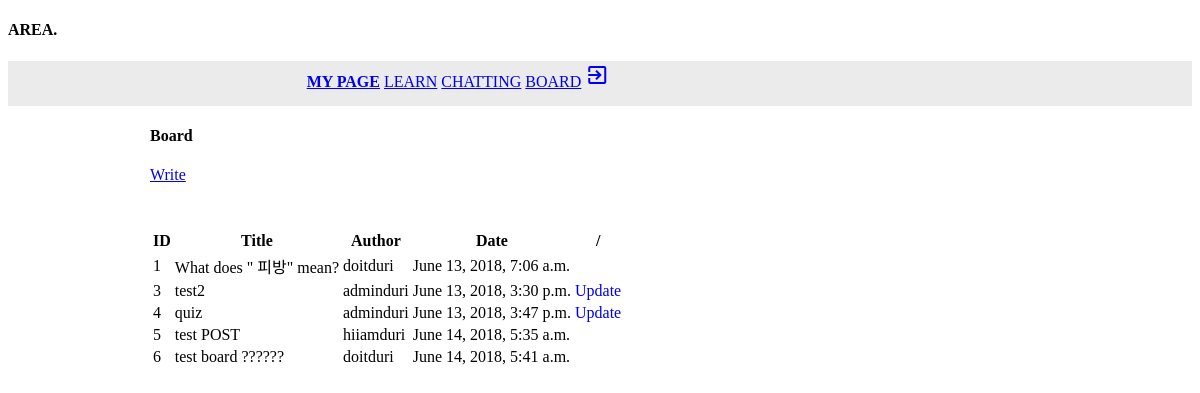
The page /board/ (signed in) on the database its author committed.
### board/models.py (models this page shows)
class Board(models.Model):
    title = models.CharField(max_length=50)
    content = models.TextField()
    date = models.DateTimeField(default=timezone.now)
    user_id = models.ForeignKey(User, on_delete = models.CASCADE)

### board/views.py (the view)
# urls.py: path('', views.index, name = 'list_board'),
def index(request):
    boards = Board.objects.all()
    return render(request, "board/board_index.html", {'boards' : boards})

### templates/board/board_index.html (shortened to what this page needs)
{% extends "base.html" %}
{% block content %}
  {% load staticfiles %}
        <main class="mdl-layout__content">
            <div class="mdl-grid portfolio-max-width">
             <div class="mdl-card mdl-cell mdl-cell--12-col ">
              <div class="mdl-card__supporting-text">
                <h4>Board</h4>
                  <a href="{%url 'create_board'%}" class="mdl-button mdl-js-button mdl-button--raised mdl-button--accent">Write</a>
                  <table style="margin: 5% 0; "class="mdl-data-table mdl-js-data-table mdl-cell--12-col">
                      <thead>
                        <tr>
                          <th  class="mdl-data-table__cell--non-numeric">ID</th>
                          <th>Title</th>
                          <th>Author</th>
                          <th>Date</th>
                          <th>/</th>
                        </tr>
                      </thead>
                      <tbody>
                      {% for b in boards%}
                       <tr style="cursor:pointer;" onClick="location.href='{% url 'show_board' b.id %}'" >
                        <td class="mdl-data-table__cell--non-numeric"> {{ b.id }} </td>
                        <td > {{ b.title }}</td>
                        <td> {{ b.user_id }}</td>
                        <td> {{ b.date }}</td>
                        <td>{% if b.user_id == request.user %}
                             <a style="text-decoration: none;"class="mdl-button--accent" href ="{%url 'update_board' b.id %}" >Update  </a>
                            {% endif %}
                        </td>
                        </a></tr>
                      {%endfor%}
                      </tbody>
                    </table>
            </div>
        </main>
{% endblock content %}

### static/css/mdl.css (style rules this page uses)
.portfolio-max-width { max-width: 900px; margin: auto; }

### rows shown on the page
Board: id "1", title "What does \" 피방\" mean?", user_id "doitduri", date "June 13, 2018, 7:06 a.m."
Board: id "3", title "test2", user_id "adminduri", date "June 13, 2018, 3:30 p.m.", shows "Update"
Board: id "4", title "quiz", user_id "adminduri", date "June 13, 2018, 3:47 p.m.", shows "Update"
Board: id "5", title "test POST", user_id "hiiamduri", date "June 14, 2018, 5:35 a.m."
Board: id "6", title "test board ??????", user_id "doitduri", date "June 14, 2018, 5:41 a.m."
